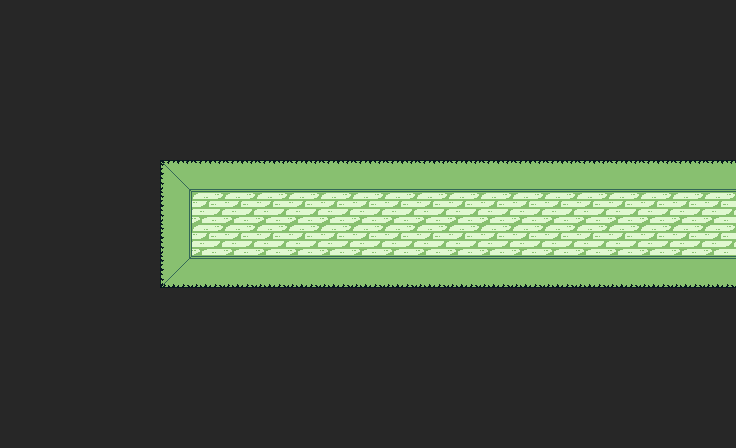

A 2D game scene composited from a Tiled map and its tileset images. What follows is a short description and the map's XML, with every tile layer's data as written:
An orthogonal 23x14 tile map with 32x32 px tiles, 1 tile layer (Vrstva dlaždic 1).

<map version="1.8" tiledversion="1.8.4" orientation="orthogonal" renderorder="right-down" width="23" height="14" tilewidth="32" tileheight="32" infinite="0" nextlayerid="2" nextobjectid="1">
 <tileset firstgid="1" source="../Zdi.tsx" />
 <layer id="1" name="Vrstva dlaždic 1" width="23" height="14">
  <data encoding="csv">
18,18,18,18,18,18,18,18,18,18,18,18,18,18,18,18,18,18,18,18,18,18,18,
18,18,18,18,18,18,18,18,18,18,18,18,18,18,18,18,18,18,18,18,18,18,18,
18,18,18,18,18,18,18,18,18,18,18,18,18,18,18,18,18,18,18,18,18,18,18,
18,18,18,18,18,18,18,18,18,18,18,18,18,18,18,18,18,18,18,18,18,18,18,
18,18,18,18,18,18,18,18,18,18,18,18,18,18,18,18,18,18,18,18,18,18,18,
18,18,18,18,18,16,6,6,6,6,6,6,6,6,6,6,6,6,6,6,6,6,6,
18,18,18,18,18,15,5,5,5,5,5,5,5,5,5,5,5,5,5,5,5,5,5,
18,18,18,18,18,15,5,5,5,5,5,5,5,5,5,5,5,5,5,5,5,5,5,
18,18,18,18,18,13,12,12,12,12,12,12,12,12,12,12,12,12,12,12,12,12,12,
18,18,18,18,18,18,18,18,18,18,18,18,18,18,18,18,18,18,18,18,18,18,18,
18,18,18,18,18,18,18,18,18,18,18,18,18,18,18,18,18,18,18,18,18,18,18,
18,18,18,18,18,18,18,18,18,18,18,18,18,18,18,18,18,18,18,18,18,18,18,
18,18,18,18,18,18,18,18,18,18,18,18,18,18,18,18,18,18,18,18,18,18,18,
18,18,18,18,18,18,18,18,18,18,18,18,18,18,18,18,18,18,18,18,18,18,18
</data>
 </layer>
</map>
